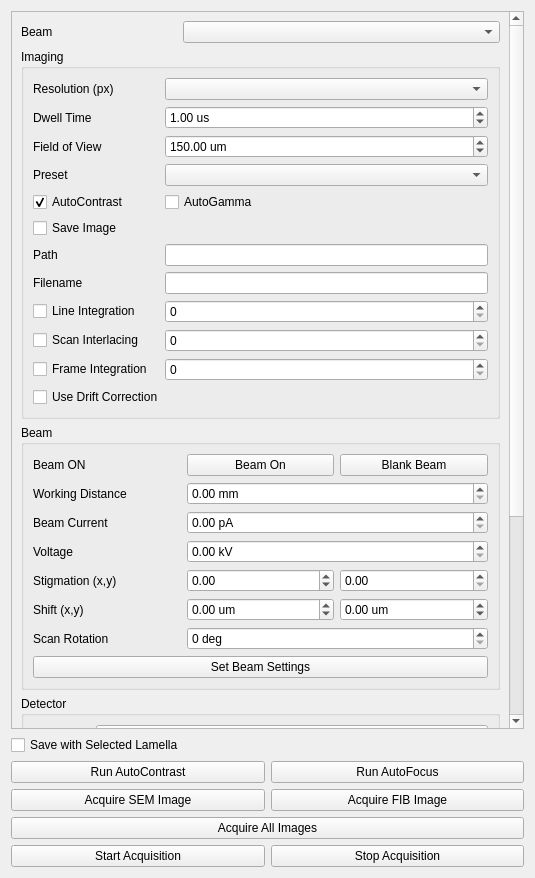
<?xml version="1.0" encoding="UTF-8"?>
<ui version="4.0">
 <class>Form</class>
 <widget class="QWidget" name="Form">
  <property name="geometry">
   <rect>
    <x>0</x>
    <y>0</y>
    <width>535</width>
    <height>878</height>
   </rect>
  </property>
  <property name="windowTitle">
   <string>Form</string>
  </property>
  <layout class="QGridLayout" name="gridLayout">
   <item row="31" column="0">
    <widget class="QPushButton" name="pushButton_start_acquisition">
     <property name="text">
      <string>Start Acquisition</string>
     </property>
    </widget>
   </item>
   <item row="2" column="0" colspan="2">
    <widget class="QCheckBox" name="checkBox_save_with_selected_lamella">
     <property name="text">
      <string>Save with Selected Lamella</string>
     </property>
    </widget>
   </item>
   <item row="1" column="0" colspan="2">
    <widget class="QScrollArea" name="scrollArea">
     <property name="minimumSize">
      <size>
       <width>0</width>
       <height>0</height>
      </size>
     </property>
     <property name="widgetResizable">
      <bool>true</bool>
     </property>
     <widget class="QWidget" name="scrollAreaWidgetContents">
      <property name="geometry">
       <rect>
        <x>0</x>
        <y>0</y>
        <width>501</width>
        <height>1042</height>
       </rect>
      </property>
      <layout class="QGridLayout" name="gridLayout_2">
       <item row="1" column="1" colspan="2">
        <widget class="QComboBox" name="selected_beam"/>
       </item>
       <item row="33" column="0" colspan="3">
        <widget class="QGroupBox" name="groupBox_utilities">
         <property name="title">
          <string>Utilities</string>
         </property>
         <layout class="QGridLayout" name="gridLayout_6">
          <item row="1" column="1">
           <widget class="QCheckBox" name="crosshair_checkbox">
            <property name="text">
             <string>Cross Hair</string>
            </property>
            <property name="checked">
             <bool>true</bool>
            </property>
           </widget>
          </item>
          <item row="1" column="2">
           <widget class="QCheckBox" name="checkBox_enable_ruler">
            <property name="text">
             <string>Ruler </string>
            </property>
           </widget>
          </item>
          <item row="1" column="0">
           <widget class="QCheckBox" name="scalebar_checkbox">
            <property name="text">
             <string>Scale Bar</string>
            </property>
           </widget>
          </item>
          <item row="2" column="0" colspan="3">
           <widget class="QLabel" name="label_ruler_value">
            <property name="text">
             <string/>
            </property>
           </widget>
          </item>
          <item row="3" column="0" colspan="3">
           <widget class="QPushButton" name="pushButton_show_alignment_area">
            <property name="text">
             <string>Show Alignment Area</string>
            </property>
           </widget>
          </item>
          <item row="0" column="0" colspan="3">
           <widget class="QCheckBox" name="checkBox_advanced_settings">
            <property name="text">
             <string>Show Advanced</string>
            </property>
           </widget>
          </item>
         </layout>
        </widget>
       </item>
       <item row="2" column="0" colspan="3">
        <widget class="QGroupBox" name="groupBox_imaging">
         <property name="title">
          <string>Imaging</string>
         </property>
         <layout class="QGridLayout" name="gridLayout_3">
          <item row="1" column="2">
           <widget class="QDoubleSpinBox" name="doubleSpinBox_image_dwell_time">
            <property name="suffix">
             <string> us</string>
            </property>
            <property name="maximum">
             <double>10000000000000.000000000000000</double>
            </property>
            <property name="singleStep">
             <double>0.010000000000000</double>
            </property>
            <property name="value">
             <double>1.000000000000000</double>
            </property>
           </widget>
          </item>
          <item row="12" column="0" colspan="3">
           <widget class="QCheckBox" name="checkBox_image_drift_correction">
            <property name="text">
             <string>Use Drift Correction</string>
            </property>
           </widget>
          </item>
          <item row="5" column="0">
           <widget class="QCheckBox" name="checkBox_image_save_image">
            <property name="text">
             <string>Save Image</string>
            </property>
           </widget>
          </item>
          <item row="11" column="2">
           <widget class="QSpinBox" name="spinBox_image_frame_integration"/>
          </item>
          <item row="0" column="0">
           <widget class="QLabel" name="label_image_resolution">
            <property name="text">
             <string>Resolution (px)</string>
            </property>
           </widget>
          </item>
          <item row="10" column="2">
           <widget class="QSpinBox" name="spinBox_image_scan_interlacing"/>
          </item>
          <item row="8" column="0">
           <widget class="QCheckBox" name="checkBox_image_line_integration">
            <property name="text">
             <string>Line Integration</string>
            </property>
           </widget>
          </item>
          <item row="0" column="2">
           <widget class="QComboBox" name="comboBox_image_resolution"/>
          </item>
          <item row="7" column="0">
           <widget class="QLabel" name="label_image_label">
            <property name="text">
             <string>Filename</string>
            </property>
           </widget>
          </item>
          <item row="3" column="2">
           <widget class="QComboBox" name="comboBox_presets"/>
          </item>
          <item row="4" column="2">
           <widget class="QCheckBox" name="checkBox_image_use_autogamma">
            <property name="text">
             <string>AutoGamma</string>
            </property>
           </widget>
          </item>
          <item row="4" column="0">
           <widget class="QCheckBox" name="checkBox_image_use_autocontrast">
            <property name="text">
             <string>AutoContrast</string>
            </property>
            <property name="checked">
             <bool>true</bool>
            </property>
           </widget>
          </item>
          <item row="8" column="2">
           <widget class="QSpinBox" name="spinBox_image_line_integration"/>
          </item>
          <item row="1" column="0">
           <widget class="QLabel" name="label_image_dwell_time">
            <property name="text">
             <string>Dwell Time</string>
            </property>
           </widget>
          </item>
          <item row="6" column="2">
           <widget class="QLineEdit" name="lineEdit_image_path"/>
          </item>
          <item row="11" column="0">
           <widget class="QCheckBox" name="checkBox_image_frame_integration">
            <property name="text">
             <string>Frame Integration</string>
            </property>
           </widget>
          </item>
          <item row="6" column="0">
           <widget class="QLabel" name="label_image_save_path">
            <property name="text">
             <string>Path</string>
            </property>
           </widget>
          </item>
          <item row="2" column="2">
           <widget class="QDoubleSpinBox" name="doubleSpinBox_image_hfw">
            <property name="suffix">
             <string> um</string>
            </property>
            <property name="maximum">
             <double>100000000.000000000000000</double>
            </property>
            <property name="singleStep">
             <double>1.000000000000000</double>
            </property>
            <property name="value">
             <double>150.000000000000000</double>
            </property>
           </widget>
          </item>
          <item row="7" column="2">
           <widget class="QLineEdit" name="lineEdit_image_label"/>
          </item>
          <item row="10" column="0">
           <widget class="QCheckBox" name="checkBox_image_scan_interlacing">
            <property name="text">
             <string>Scan Interlacing</string>
            </property>
           </widget>
          </item>
          <item row="3" column="0">
           <widget class="QLabel" name="label_presets">
            <property name="text">
             <string>Preset</string>
            </property>
           </widget>
          </item>
          <item row="2" column="0">
           <widget class="QLabel" name="label_image_hfw">
            <property name="text">
             <string>Field of View</string>
            </property>
           </widget>
          </item>
         </layout>
        </widget>
       </item>
       <item row="36" column="0" colspan="2">
        <spacer name="verticalSpacer">
         <property name="orientation">
          <enum>Qt::Vertical</enum>
         </property>
         <property name="sizeHint" stdset="0">
          <size>
           <width>20</width>
           <height>40</height>
          </size>
         </property>
        </spacer>
       </item>
       <item row="1" column="0">
        <widget class="QLabel" name="label_beam_type">
         <property name="text">
          <string>Beam</string>
         </property>
        </widget>
       </item>
       <item row="4" column="0" colspan="3">
        <widget class="QGroupBox" name="groupBox_detector">
         <property name="title">
          <string>Detector</string>
         </property>
         <layout class="QGridLayout" name="gridLayout_5">
          <item row="3" column="2">
           <widget class="QLabel" name="detector_contrast_label">
            <property name="text">
             <string>50%</string>
            </property>
           </widget>
          </item>
          <item row="0" column="0">
           <widget class="QLabel" name="label_detector_type">
            <property name="text">
             <string>Type</string>
            </property>
           </widget>
          </item>
          <item row="2" column="1">
           <widget class="QSlider" name="detector_brightness_slider">
            <property name="maximum">
             <number>100</number>
            </property>
            <property name="sliderPosition">
             <number>50</number>
            </property>
            <property name="orientation">
             <enum>Qt::Horizontal</enum>
            </property>
            <property name="invertedAppearance">
             <bool>false</bool>
            </property>
            <property name="tickPosition">
             <enum>QSlider::TicksAbove</enum>
            </property>
            <property name="tickInterval">
             <number>10</number>
            </property>
           </widget>
          </item>
          <item row="1" column="1" colspan="2">
           <widget class="QComboBox" name="detector_mode_combobox"/>
          </item>
          <item row="2" column="2">
           <widget class="QLabel" name="detector_brightness_label">
            <property name="text">
             <string>50%</string>
            </property>
           </widget>
          </item>
          <item row="0" column="1" colspan="2">
           <widget class="QComboBox" name="detector_type_combobox"/>
          </item>
          <item row="2" column="0">
           <widget class="QLabel" name="label_detector_brightness">
            <property name="text">
             <string>Brightness</string>
            </property>
           </widget>
          </item>
          <item row="3" column="1">
           <widget class="QSlider" name="detector_contrast_slider">
            <property name="maximum">
             <number>100</number>
            </property>
            <property name="sliderPosition">
             <number>50</number>
            </property>
            <property name="orientation">
             <enum>Qt::Horizontal</enum>
            </property>
            <property name="tickPosition">
             <enum>QSlider::TicksAbove</enum>
            </property>
            <property name="tickInterval">
             <number>10</number>
            </property>
           </widget>
          </item>
          <item row="3" column="0">
           <widget class="QLabel" name="label_detector_contrast">
            <property name="text">
             <string>Contrast</string>
            </property>
           </widget>
          </item>
          <item row="1" column="0">
           <widget class="QLabel" name="label_detector_mode">
            <property name="text">
             <string>Mode</string>
            </property>
           </widget>
          </item>
          <item row="4" column="0" colspan="3">
           <widget class="QPushButton" name="set_detector_button">
            <property name="text">
             <string>Set Detector Settings</string>
            </property>
           </widget>
          </item>
         </layout>
        </widget>
       </item>
       <item row="3" column="0" colspan="3">
        <widget class="QGroupBox" name="groupBox_beam">
         <property name="title">
          <string>Beam</string>
         </property>
         <layout class="QGridLayout" name="gridLayout_4">
          <item row="3" column="1" colspan="2">
           <widget class="QDoubleSpinBox" name="doubleSpinBox_beam_voltage">
            <property name="suffix">
             <string> kV</string>
            </property>
            <property name="maximum">
             <double>100000.000000000000000</double>
            </property>
           </widget>
          </item>
          <item row="3" column="0">
           <widget class="QLabel" name="label_beam_voltage">
            <property name="text">
             <string>Voltage</string>
            </property>
           </widget>
          </item>
          <item row="5" column="2">
           <widget class="QDoubleSpinBox" name="doubleSpinBox_shift_y">
            <property name="suffix">
             <string> um</string>
            </property>
            <property name="minimum">
             <double>-1000.000000000000000</double>
            </property>
            <property name="maximum">
             <double>1000.000000000000000</double>
            </property>
            <property name="singleStep">
             <double>0.010000000000000</double>
            </property>
           </widget>
          </item>
          <item row="2" column="0">
           <widget class="QLabel" name="label_beam_current">
            <property name="text">
             <string>Beam Current</string>
            </property>
           </widget>
          </item>
          <item row="6" column="1" colspan="2">
           <widget class="QSpinBox" name="spinBox_beam_scan_rotation">
            <property name="suffix">
             <string> deg</string>
            </property>
            <property name="maximum">
             <number>360</number>
            </property>
           </widget>
          </item>
          <item row="4" column="1">
           <widget class="QDoubleSpinBox" name="doubleSpinBox_stigmation_x">
            <property name="minimum">
             <double>-1000.000000000000000</double>
            </property>
            <property name="maximum">
             <double>1000.000000000000000</double>
            </property>
            <property name="singleStep">
             <double>0.010000000000000</double>
            </property>
           </widget>
          </item>
          <item row="1" column="0">
           <widget class="QLabel" name="label_beam_working_distance">
            <property name="text">
             <string>Working Distance</string>
            </property>
           </widget>
          </item>
          <item row="7" column="0" colspan="3">
           <widget class="QPushButton" name="button_set_beam_settings">
            <property name="text">
             <string>Set Beam Settings</string>
            </property>
           </widget>
          </item>
          <item row="1" column="1" colspan="2">
           <widget class="QDoubleSpinBox" name="doubleSpinBox_working_distance">
            <property name="suffix">
             <string> mm</string>
            </property>
            <property name="maximum">
             <double>1000.000000000000000</double>
            </property>
            <property name="singleStep">
             <double>0.010000000000000</double>
            </property>
           </widget>
          </item>
          <item row="6" column="0">
           <widget class="QLabel" name="label_beam_scan_rotation">
            <property name="text">
             <string>Scan Rotation</string>
            </property>
           </widget>
          </item>
          <item row="5" column="0">
           <widget class="QLabel" name="label_shift">
            <property name="text">
             <string>Shift (x,y)</string>
            </property>
           </widget>
          </item>
          <item row="2" column="1" colspan="2">
           <widget class="QDoubleSpinBox" name="doubleSpinBox_beam_current">
            <property name="suffix">
             <string> pA</string>
            </property>
            <property name="maximum">
             <double>1000.000000000000000</double>
            </property>
           </widget>
          </item>
          <item row="4" column="0">
           <widget class="QLabel" name="label_stigmation">
            <property name="text">
             <string>Stigmation (x,y)</string>
            </property>
           </widget>
          </item>
          <item row="4" column="2">
           <widget class="QDoubleSpinBox" name="doubleSpinBox_stigmation_y">
            <property name="maximum">
             <double>1000.000000000000000</double>
            </property>
            <property name="singleStep">
             <double>0.010000000000000</double>
            </property>
           </widget>
          </item>
          <item row="5" column="1">
           <widget class="QDoubleSpinBox" name="doubleSpinBox_shift_x">
            <property name="suffix">
             <string> um</string>
            </property>
            <property name="minimum">
             <double>-1000.000000000000000</double>
            </property>
            <property name="maximum">
             <double>1000.000000000000000</double>
            </property>
            <property name="singleStep">
             <double>0.010000000000000</double>
            </property>
           </widget>
          </item>
          <item row="0" column="2">
           <widget class="QPushButton" name="pushButton_beam_blanked">
            <property name="text">
             <string>Blank Beam</string>
            </property>
           </widget>
          </item>
          <item row="0" column="1">
           <widget class="QPushButton" name="pushButton_beam_is_on">
            <property name="text">
             <string>Beam On</string>
            </property>
           </widget>
          </item>
          <item row="0" column="0">
           <widget class="QLabel" name="label_beam_status">
            <property name="text">
             <string>Beam ON</string>
            </property>
           </widget>
          </item>
         </layout>
        </widget>
       </item>
      </layout>
     </widget>
    </widget>
   </item>
   <item row="29" column="1">
    <widget class="QPushButton" name="pushButton_acquire_fib_image">
     <property name="text">
      <string>Acquire FIB Image</string>
     </property>
    </widget>
   </item>
   <item row="30" column="0" colspan="2">
    <widget class="QPushButton" name="pushButton_take_all_images">
     <property name="text">
      <string>Acquire All Images</string>
     </property>
    </widget>
   </item>
   <item row="29" column="0">
    <widget class="QPushButton" name="pushButton_acquire_sem_image">
     <property name="text">
      <string>Acquire SEM Image</string>
     </property>
    </widget>
   </item>
   <item row="31" column="1">
    <widget class="QPushButton" name="pushButton_stop_acquisition">
     <property name="text">
      <string>Stop Acquisition</string>
     </property>
    </widget>
   </item>
   <item row="3" column="0">
    <widget class="QPushButton" name="pushButton_run_autocontrast">
     <property name="text">
      <string>Run AutoContrast</string>
     </property>
    </widget>
   </item>
   <item row="3" column="1">
    <widget class="QPushButton" name="pushButton_run_autofocus">
     <property name="text">
      <string>Run AutoFocus</string>
     </property>
    </widget>
   </item>
  </layout>
 </widget>
 <tabstops>
  <tabstop>pushButton_take_all_images</tabstop>
 </tabstops>
 <resources/>
 <connections/>
</ui>
